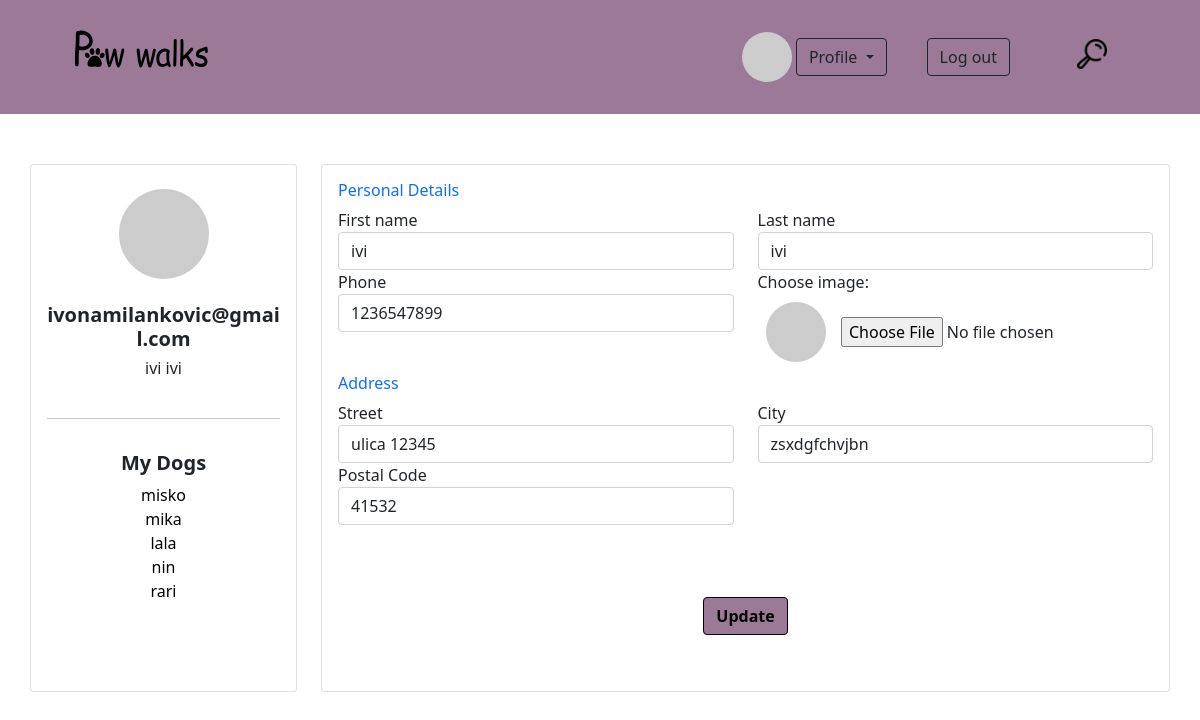
Before: /customer_dashboard/editCustomerProfile.php (signed in) with the older database file.
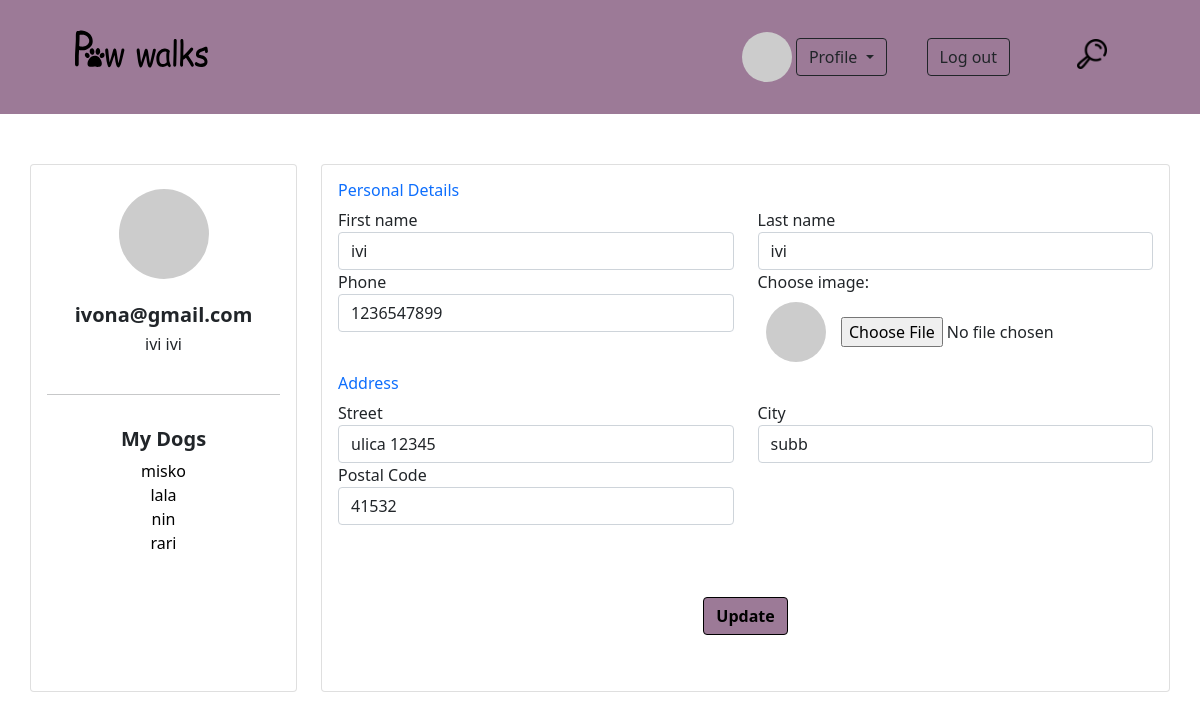
After: the same page with the newer database file.
### tables this page shows
CREATE TABLE `user` (
  `id` int(10) UNSIGNED NOT NULL,
  `role` enum('admin','customer','walker') NOT NULL,
  `first_name` varchar(20) NOT NULL,
  `last_name` varchar(20) NOT NULL,
  `email` varchar(255) NOT NULL,
  `password` varchar(255) NOT NULL,
  `forgot_password_code` varchar(10) DEFAULT NULL,
  `phone_number` varchar(30) NOT NULL,
  `address_id` int(10) UNSIGNED NOT NULL,
  `picture` varchar(255) DEFAULT NULL,
  `is_verified` tinyint(1) NOT NULL DEFAULT 0,
  `verification_code` char(6) DEFAULT NULL,
  `created_at` datetime NOT NULL,
  `updated_at` datetime NOT NULL,
  `registration_expires` datetime DEFAULT NULL
);

CREATE TABLE `dog` (
  `id` int(10) UNSIGNED NOT NULL,
  `dog_name` varchar(40) NOT NULL,
  `gender` enum('m','f') NOT NULL,
  `age` tinyint(4) NOT NULL,
  `notes` text DEFAULT NULL,
  `breed_id` int(10) UNSIGNED NOT NULL,
  `owner_id` int(10) UNSIGNED NOT NULL
);

CREATE TABLE `address` (
  `id` int(10) UNSIGNED NOT NULL,
  `street` varchar(100) NOT NULL,
  `city` varchar(40) NOT NULL,
  `postal_code` int(11) DEFAULT NULL
);

### customer_dashboard/editCustomerProfile.php (the view, shortened to what the changed rows need)
<!DOCTYPE html>
<html lang="en">
<head>
    <link rel="stylesheet" type="text/css" href="../css/editProfileStyle.css">
    <link rel="stylesheet" href="../css/homeStyle.css">
    <link rel="stylesheet" href="../css/scrollbar.css">
    <link href="https://cdn.jsdelivr.net/npm/bootstrap@5.1.3/dist/css/bootstrap.min.css" rel="stylesheet">
</head>
<body>
<?php
    $sqlUser = "SELECT u.first_name, u.last_name, u.email, u.phone_number, u.picture,a.street, a.city, a.postal_code FROM user u
                    INNER JOIN address a ON a.id = u.address_id
                    WHERE u.id = ".$_SESSION['id'];
    $sqlDogNames = "SELECT dog_name, owner_id FROM dog
                            WHERE owner_id = ".$_SESSION['id'];
try{
        $conn = new PDO("mysql:host=" . HOST . ";dbname=" . DB, USER, PASS);
        $stmtUser=$conn->prepare($sqlUser);
        $stmtUser->execute();
        $userData = $stmtUser->fetch(PDO::FETCH_ASSOC);
        $stmtDogName=$conn->prepare($sqlDogNames);
        $stmtDogName->execute();
        $dogNameData = $stmtDogName->fetchAll(PDO::FETCH_ASSOC);
    }
    catch (Exception $ex){
        echo($ex -> getMessage());
    }
?>
    <div class="container d-flex align-self-center" style="padding: 50px 0">
        <div class="row gutters">
            <div class="col-xl-3 col-lg-3 col-md-12 col-sm-12 col-12">
                <div class="card h-100">
                    <div class="card-body">
                        <div class="account-settings">
                            <div class="user-profile">
                                <div class="user-avatar d-flex justify-content-center">
                                    <img src="https://picsum.photos/150/150" class="img-fluid rounded-circle m-2" alt="Profile picture">
                                </div>
                                <h5 id="emailCust" class="user-email" style="font-weight: bold"><?php echo $userData['email'];?></h5>
                                <h6 class="user-name"><?php echo $userData['first_name']." ".$userData['last_name'];?></h6>
                            </div>
                            <div class="all-my-dogs">
                                <h5><b>My Dogs</b></h5>
                                <?php
                                if(!empty($dogNameData)){
                                    foreach ($dogNameData as $dogData) {
                                ?>
                                    <a href="./dogAccount.php" style="text-decoration: none; color: black;"><?php echo $dogData['dog_name'] ?></a> <br>
                                <?php
                                    }
                                }else{
                                    ?>
                                    <a href="./createDog.php">Here you can insert all your dogs!</a><br>
                                    <?php
                                }
                                ?>
                            </div>
                        </div>
                    </div>
                </div>
            </div>
            <div class="col-xl-9 col-lg-9 col-md-12 col-sm-12 col-12">
                <div class="card h-100">
                    <div class="card-body">
                        <div class="row gutters" >
                            <div class="col-xl-6 col-lg-6 col-md-6 col-sm-6 col-12">
                                <div class="form-group">
                                    <label for="firstName">First name</label>
                                    <input type="text" class="form-control" id="firstNameCust" placeholder="Enter your first name" value="<?php echo $userData['first_name'];?>">
                                </div>
                            </div>
                            <div class="col-xl-6 col-lg-6 col-md-6 col-sm-6 col-12">
                                <div class="form-group">
                                    <label for="lastName">Last name</label>
                                    <input type="text" class="form-control" id="lastNameCust" placeholder="Enter your last name" value="<?php echo $userData['last_name'];?>">
                                </div>
                            </div>
                            <div class="col-xl-6 col-lg-6 col-md-6 col-sm-6 col-12">
                                <div class="form-group">
                                    <label for="phone">Phone</label>
                                    <input type="text" class="form-control" id="phoneCust" placeholder="Enter phone number" value="<?php echo $userData['phone_number'];?>">
                                </div>
                            </div>
                        </div>
                        <div class="row gutters">
                            <div class="col-xl-6 col-lg-6 col-md-6 col-sm-6 col-12">
                                <div class="form-group">
                                    <label for="Street">Street</label>
                                    <input type="text" class="form-control" id="streetCust" placeholder="Enter Street" value="<?php echo $userData['street'];?>">
                                </div>
                            </div> <br>
                            <div class="col-xl-6 col-lg-6 col-md-6 col-sm-6 col-12">
                                <div class="form-group">
                                    <label for="city">City</label>
                                    <input type="text" class="form-control" id="cityCust" placeholder="Enter City" value="<?php echo $userData['city'];?>">
                                </div>
                            </div>
                            <div class="col-xl-6 col-lg-6 col-md-6 col-sm-6 col-12">
                                <div class="form-group">
                                    <label for="zip">Postal Code</label>
                                    <input type="text" class="form-control" id="zipCust" placeholder="Postal Code" value="<?php echo $userData['postal_code'];?>">
                                </div>
                            </div>
                        </div>
                        <br>
                        <br>
                    </div>
                </div>
            </div>
        </div>
    </div>
</body>
</html>

Changed rows visible on the page:
removed dog: dog_name "mika"
changed user "ivi": email "ivonamilankovic@gmail.com" → "ivona@gmail.com"; address.city "zsxdgfchvjbn" → "subb"
